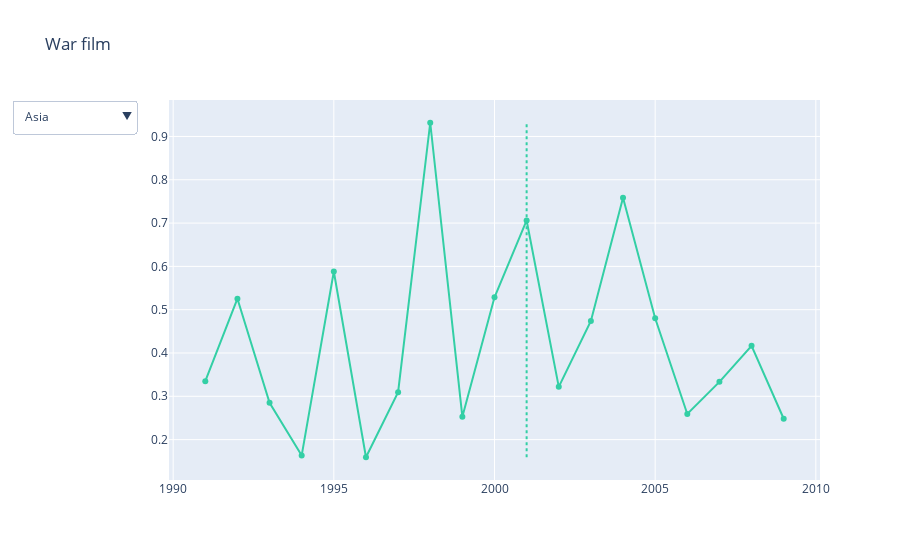

The code cell stored with this chart in its notebook:
### Markdown cell above
### split rest of the worlds into continents

### Code cell
# Example usage
genres = ['Social issues', 'Film & Television History','Political cinema', 'War film']
plot_per_continent(movies,1990, 2010,  2001,'War film')

### Figure 1 — Plotly figure (JSON) as saved in the notebook; plotly's stock layout.template omitted (floating-point values rounded to 4 significant figures)
{"data": [{"line": {"color": "#33CFA5"}, "name": "Asia", "type": "scatter", "visible": true, "x": [1991, 1992, 1993, 1994, 1995, 1996, 1997, 1998, 1999, 2000, 2001, 2002, 2003, 2004, 2005, 2006, 2007, 2008, 2009], "y": [0.335, 0.5254, 0.2849, 0.1634, 0.5882, 0.1592, 0.3096, 0.9317, 0.2525, 0.5285, 0.7061, 0.3218, 0.4739, 0.7585, 0.4803, 0.2592, 0.3333, 0.4164, 0.2481]}, {"line": {"color": "#3b33cf"}, "name": "North_America", "type": "scatter", "visible": false, "x": [1991, 1992, 1993, 1994, 1995, 1996, 1997, 1998, 1999, 2000, 2001, 2002, 2003, 2004, 2005, 2006, 2007, 2008, 2009], "y": [0.3213, 0.3901, 0.2445, 0.523, 0.6126, 0.3428, 0.4373, 0.6686, 0.5027, 0.4425, 0.5247, 0.566, 0.6281, 0.696, 0.7642, 0.7246, 0.8164, 0.6936, 0.5311]}, {"line": {"color": "#F06A6A"}, "name": "Europe", "type": "scatter", "visible": false, "x": [1991, 1992, 1993, 1994, 1995, 1996, 1997, 1998, 1999, 2000, 2001, 2002, 2003, 2004, 2005, 2006, 2007, 2008, 2009], "y": [0.8493, 1.131, 1.443, 1.423, 0.8475, 1.311, 1.55, 0.8717, 1.586, 1.531, 1.262, 1.487, 1.258, 1.233, 1.176, 1.401, 2.071, 1.164, 0.6662]}], "layout": {"shapes": [{"line": {"color": "#33CFA5", "dash": "dot"}, "type": "line", "x0": 2001, "x1": 2001, "xref": "x", "y0": 0.1592, "y1": 0.9317, "yref": "y"}], "title": {"text": "War film"}, "updatemenus": [{"active": 0, "buttons": [{"args": [{"visible": [true, false, false]}, {"shapes": [{"line": {"color": "#33CFA5", "dash": "dot"}, "type": "line", "x0": 2001, "x1": 2001, "xref": "x", "y0": 0.1592, "y1": 0.9317, "yref": "y"}], "title": "Asia"}], "label": "Asia", "method": "update"}, {"args": [{"visible": [false, false, true]}, {"shapes": [{"line": {"color": "#F06A6A", "dash": "dot"}, "type": "line", "x0": 2001, "x1": 2001, "xref": "x", "y0": 0.6662, "y1": 2.071, "yref": "y"}], "title": "Europe"}], "label": "Europe", "method": "update"}, {"args": [{"visible": [false, true, false]}, {"shapes": [{"line": {"color": "#3b33cf", "dash": "dot"}, "type": "line", "x0": 2001, "x1": 2001, "xref": "x", "y0": 0.2445, "y1": 0.8164, "yref": "y"}], "title": "North America"}], "label": "North_America", "method": "update"}, {"args": [{"visible": [true, true, true]}, {"shapes": [{"line": {"color": "#33CFA5", "dash": "dot"}, "type": "line", "x0": 2001, "x1": 2001, "xref": "x", "y0": 0.1592, "y1": 0.9317, "yref": "y"}, {"line": {"color": "#F06A6A", "dash": "dot"}, "type": "line", "x0": 2001, "x1": 2001, "xref": "x", "y0": 0.6662, "y1": 2.071, "yref": "y"}, {"line": {"color": "#3b33cf", "dash": "dot"}, "type": "line", "x0": 2001, "x1": 2001, "xref": "x", "y0": 0.2445, "y1": 0.8164, "yref": "y"}], "title": "All"}], "label": "All", "method": "update"}]}]}}
